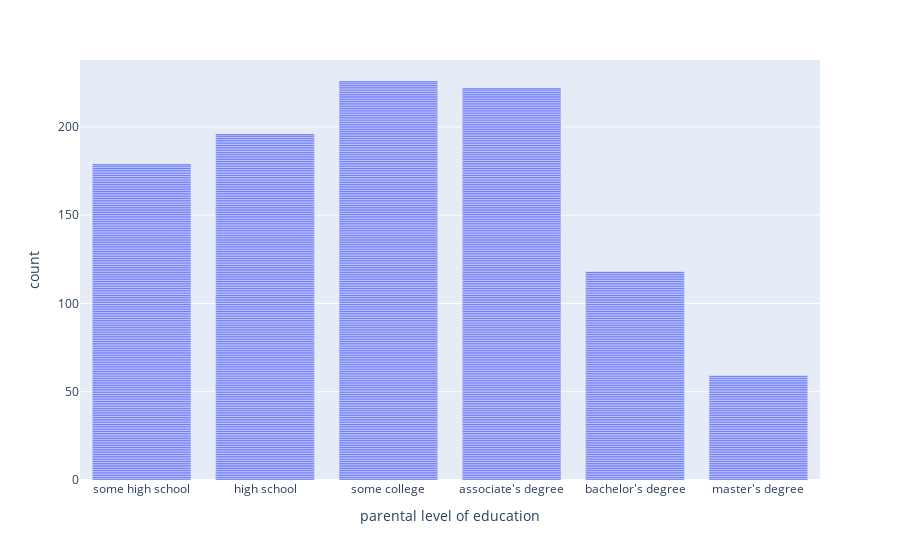

Here is the notebook cell this chart was saved with:
### Markdown cell above
# **Gráficos**

Colocamos los valores de nivel de educación de los padres en ese orden para que vayan de menor grado a mayor grado

### Code cell
grafico1 = px.bar(dt,'parental level of education',
                  category_orders={'parental level of education': ['some high school','high school','some college',"associate's degree","bachelor's degree","master's degree"]}
                  )
grafico1.show()

### Figure 1 — Plotly figure (JSON) as saved in the notebook; plotly's stock layout.template omitted (floating-point values rounded to 4 significant figures; data arrays with more than 128 entries replaced by an {"elided": "..."} marker saying what was removed)
{"data": [{"alignmentgroup": "True", "hovertemplate": "parental level of education=%{x}<br>count=%{y}<extra></extra>", "legendgroup": "", "marker": {"color": "#636efa", "pattern": {"shape": ""}}, "name": "", "offsetgroup": "", "orientation": "v", "showlegend": false, "textposition": "auto", "type": "bar", "x": {"elided": "1000 str values"}, "xaxis": "x", "y": {"elided": "1000 int values"}, "yaxis": "y"}], "layout": {"barmode": "relative", "legend": {"tracegroupgap": 0}, "margin": {"t": 60}, "xaxis": {"anchor": "y", "categoryarray": ["some high school", "high school", "some college", "associate's degree", "bachelor's degree", "master's degree"], "categoryorder": "array", "domain": [0, 1], "title": {"text": "parental level of education"}}, "yaxis": {"anchor": "x", "domain": [0, 1], "title": {"text": "count"}}}}
